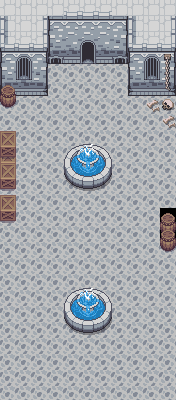

The image is a tile-based game level rendered from a .tmx file. Its description and complete source (layers, tilesets, objects, tile grids) follow:
An orthogonal 11x25 tile map with 16x16 px tiles, 3 tile layers (Floor, Accessories, Collision Mask) and 15 objects.

<map version="1.5" tiledversion="1.7.0" orientation="orthogonal" renderorder="left-down" width="11" height="25" tilewidth="16" tileheight="16" infinite="0" nextlayerid="5" nextobjectid="18">
 <tileset firstgid="1" source="overWorldRight1.tsx" />
 <layer id="1" name="Floor" width="11" height="25">
  <data encoding="csv">
64,64,64,64,104,104,104,64,64,64,64,
63,64,65,143,144,144,144,145,63,64,65,
103,104,105,183,184,184,184,185,103,104,105,
143,144,145,223,224,224,224,225,143,144,145,
183,184,185,497,497,497,497,497,183,184,185,
223,224,225,497,497,497,497,497,223,224,225,
497,497,497,497,497,497,497,497,497,497,497,
497,497,497,497,497,497,497,497,497,497,497,
497,497,497,497,497,497,497,497,497,497,497,
31,497,497,497,497,497,497,497,497,497,497,
71,497,497,497,497,497,497,497,497,497,497,
497,497,497,497,497,497,497,497,497,497,497,
497,497,497,497,497,497,497,497,497,497,497,
497,497,497,497,497,497,497,497,497,497,34,
497,497,497,497,497,497,497,497,497,497,74,
497,497,497,497,497,497,497,497,497,497,497,
497,497,497,497,497,497,497,497,497,497,497,
497,497,497,497,497,497,497,497,497,497,497,
497,497,497,497,497,497,497,497,497,497,497,
497,497,497,497,497,497,497,497,497,497,497,
497,497,497,497,497,497,497,497,497,497,497,
497,497,497,497,497,497,497,497,497,497,497,
497,497,497,497,497,497,497,497,497,497,497,
497,497,497,497,497,497,497,497,497,497,497,
497,497,497,497,497,497,497,497,497,497,497
</data>
 </layer>
 <layer id="2" name="Accessories" width="11" height="25">
  <data encoding="csv">
0,0,0,0,0,0,0,0,0,0,0,
0,0,0,0,0,0,0,0,0,0,0,
0,0,0,0,0,106,0,0,0,0,0,
0,26,0,28,0,146,0,28,0,26,67,
0,66,0,0,0,0,0,0,0,66,107,
34,0,0,0,0,0,0,0,0,0,147,
74,0,0,0,0,0,0,0,0,110,148,
0,0,0,0,0,0,0,0,0,0,110,
31,0,0,0,0,0,0,0,0,0,0,
71,0,0,0,386,387,388,0,0,0,0,
31,0,0,0,426,427,428,0,0,0,0,
71,0,0,0,466,467,468,0,0,0,0,
31,0,0,0,0,0,0,0,0,0,0,
71,0,0,0,0,0,0,0,0,0,0,
0,0,0,0,0,0,0,0,0,0,34,
0,0,0,0,0,0,0,0,0,0,74,
0,0,0,0,0,0,0,0,0,0,0,
0,0,0,0,0,0,0,0,0,0,0,
0,0,0,0,386,387,388,0,0,0,0,
0,0,0,0,426,427,428,0,0,0,0,
0,0,0,0,466,467,468,0,0,0,0,
0,0,0,0,0,0,0,0,0,0,0,
0,0,0,0,0,0,0,0,0,0,0,
0,0,0,0,0,0,0,0,0,0,0,
0,0,0,0,0,0,0,0,0,0,0
</data>
 </layer>
 <layer id="3" name="Collision Mask" width="11" height="25">
  <data encoding="csv">
0,0,0,0,0,0,0,0,0,0,0,
0,0,0,0,0,0,0,0,0,0,0,
0,0,0,0,0,0,0,0,0,0,0,
0,0,0,0,0,0,0,0,0,0,0,
0,0,0,0,0,0,0,0,0,0,0,
0,0,0,0,0,0,0,0,0,0,0,
0,0,0,0,0,0,0,0,0,0,0,
0,0,0,0,0,0,0,0,0,0,0,
0,0,0,0,0,0,0,0,0,0,0,
0,0,0,0,0,0,0,0,0,0,0,
0,0,0,0,0,0,0,0,0,0,0,
0,0,0,0,0,0,0,0,0,0,0,
0,0,0,0,0,0,0,0,0,0,0,
0,0,0,0,0,0,0,0,0,0,0,
0,0,0,0,0,0,0,0,0,0,0,
0,0,0,0,0,0,0,0,0,0,0,
0,0,0,0,0,0,0,0,0,0,0,
0,0,0,0,0,0,0,0,0,0,0,
0,0,0,0,0,0,0,0,0,0,0,
0,0,0,0,0,0,0,0,0,0,0,
0,0,0,0,0,0,0,0,0,0,0,
0,0,0,0,0,0,0,0,0,0,0,
0,0,0,0,0,0,0,0,0,0,0,
0,0,0,0,0,0,0,0,0,0,0,
0,0,0,0,0,0,0,0,0,0,0
</data>
 </layer>
 <objectgroup id="4" name="Collision Mask">
  <object id="2" x="62.3482" y="286.64" width="50.2024" height="49.3927" />
  <object id="3" x="63.1579" y="142.51" width="49.3927" height="51.0121" />
  <object id="4" x="-0.809717" y="194.332" width="16.1943" height="29.1498" />
  <object id="5" x="0.809717" y="163.563" width="16.1943" height="24.2915" />
  <object id="6" x="-2.42915" y="131.984" width="18.6235" height="32.3887" />
  <object id="7" x="1.61943" y="85.83" width="13.7652" height="23.4818" />
  <object id="8" x="-0.809717" y="90.6883" width="48.583" height="5.66802" />
  <object id="9" x="46.1538" y="55.8704" width="2.42915" height="40.4858" />
  <object id="10" x="49.3927" y="17.004" width="29.1498" height="46.1538" />
  <object id="11" x="97.166" y="16.1943" width="31.5789" height="47.7733" />
  <object id="13" x="76.1134" y="17.004" width="25.9109" height="23.4818" />
  <object id="14" x="128.745" y="48.583" width="51.0121" height="46.1538" />
  <object id="15" x="143.32" y="95.5466" width="32.3887" height="17.004" />
  <object id="16" x="160.324" y="106.073" width="14.5749" height="25.1012" />
  <object id="17" x="159.514" y="208.097" width="15.3846" height="44.5344" />
 </objectgroup>
</map>
